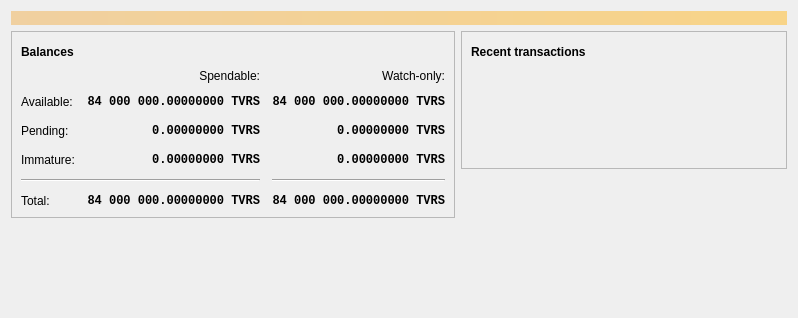
<?xml version="1.0" encoding="UTF-8"?>
<ui version="4.0">
 <class>OverviewPage</class>
 <widget class="QWidget" name="OverviewPage">
  <property name="geometry">
   <rect>
    <x>0</x>
    <y>0</y>
    <width>798</width>
    <height>318</height>
   </rect>
  </property>
  <property name="windowTitle">
   <string>Form</string>
  </property>
  <layout class="QVBoxLayout" name="topLayout">
   <item>
    <widget class="QLabel" name="labelAlerts">
     <property name="visible">
      <bool>false</bool>
     </property>
     <property name="styleSheet">
      <string notr="true">QLabel { background-color: qlineargradient(x1: 0, y1: 0, x2: 1, y2: 0, stop:0 #F0D0A0, stop:1 #F8D488); color:#000000; }</string>
     </property>
     <property name="wordWrap">
      <bool>true</bool>
     </property>
     <property name="margin">
      <number>3</number>
     </property>
     <property name="textInteractionFlags">
      <set>Qt::TextSelectableByMouse</set>
     </property>
    </widget>
   </item>
   <item>
    <layout class="QHBoxLayout" name="horizontalLayout" stretch="1,1">
     <item>
      <layout class="QVBoxLayout" name="verticalLayout_2">
       <item>
        <widget class="QFrame" name="frame">
         <property name="frameShape">
          <enum>QFrame::StyledPanel</enum>
         </property>
         <property name="frameShadow">
          <enum>QFrame::Raised</enum>
         </property>
         <layout class="QVBoxLayout" name="verticalLayout_4">
          <item>
           <layout class="QHBoxLayout" name="horizontalLayout_4">
            <item>
             <widget class="QLabel" name="label_5">
              <property name="font">
               <font>
                <weight>75</weight>
                <bold>true</bold>
               </font>
              </property>
              <property name="text">
               <string>Balances</string>
              </property>
             </widget>
            </item>
            <item>
             <widget class="QPushButton" name="labelWalletStatus">
              <property name="enabled">
               <bool>true</bool>
              </property>
              <property name="maximumSize">
               <size>
                <width>30</width>
                <height>16777215</height>
               </size>
              </property>
              <property name="toolTip">
               <string>The displayed information may be out of date. Your wallet automatically synchronizes with the Tarvarus network after a connection is established, but this process has not completed yet.</string>
              </property>
              <property name="text">
               <string/>
              </property>
              <property name="icon">
               <iconset resource="../bitcoin.qrc">
                <normaloff>:/icons/warning</normaloff>
                <disabledoff>:/icons/warning</disabledoff>:/icons/warning</iconset>
              </property>
              <property name="iconSize">
               <size>
                <width>24</width>
                <height>24</height>
               </size>
              </property>
              <property name="flat">
               <bool>true</bool>
              </property>
             </widget>
            </item>
            <item>
             <spacer name="horizontalSpacer_3">
              <property name="orientation">
               <enum>Qt::Horizontal</enum>
              </property>
              <property name="sizeHint" stdset="0">
               <size>
                <width>40</width>
                <height>20</height>
               </size>
              </property>
             </spacer>
            </item>
           </layout>
          </item>
          <item>
           <layout class="QGridLayout" name="gridLayout">
            <property name="spacing">
             <number>12</number>
            </property>
            <item row="2" column="2">
             <widget class="QLabel" name="labelWatchPending">
              <property name="font">
               <font>
                <family>Monospace</family>
                <weight>75</weight>
                <bold>true</bold>
               </font>
              </property>
              <property name="cursor">
               <cursorShape>IBeamCursor</cursorShape>
              </property>
              <property name="toolTip">
               <string>Unconfirmed transactions to watch-only addresses</string>
              </property>
              <property name="text">
               <string notr="true">0.00000000 TVRS</string>
              </property>
              <property name="alignment">
               <set>Qt::AlignRight|Qt::AlignTrailing|Qt::AlignVCenter</set>
              </property>
              <property name="textInteractionFlags">
               <set>Qt::LinksAccessibleByMouse|Qt::TextSelectableByKeyboard|Qt::TextSelectableByMouse</set>
              </property>
             </widget>
            </item>
            <item row="2" column="1">
             <widget class="QLabel" name="labelUnconfirmed">
              <property name="font">
               <font>
                <family>Monospace</family>
                <weight>75</weight>
                <bold>true</bold>
               </font>
              </property>
              <property name="cursor">
               <cursorShape>IBeamCursor</cursorShape>
              </property>
              <property name="toolTip">
               <string>Total of transactions that have yet to be confirmed, and do not yet count toward the spendable balance</string>
              </property>
              <property name="text">
               <string notr="true">0.00000000 TVRS</string>
              </property>
              <property name="alignment">
               <set>Qt::AlignRight|Qt::AlignTrailing|Qt::AlignVCenter</set>
              </property>
              <property name="textInteractionFlags">
               <set>Qt::LinksAccessibleByMouse|Qt::TextSelectableByKeyboard|Qt::TextSelectableByMouse</set>
              </property>
             </widget>
            </item>
            <item row="3" column="2">
             <widget class="QLabel" name="labelWatchImmature">
              <property name="font">
               <font>
                <family>Monospace</family>
                <weight>75</weight>
                <bold>true</bold>
               </font>
              </property>
              <property name="cursor">
               <cursorShape>IBeamCursor</cursorShape>
              </property>
              <property name="toolTip">
               <string>Mined balance in watch-only addresses that has not yet matured</string>
              </property>
              <property name="text">
               <string notr="true">0.00000000 TVRS</string>
              </property>
              <property name="alignment">
               <set>Qt::AlignRight|Qt::AlignTrailing|Qt::AlignVCenter</set>
              </property>
              <property name="textInteractionFlags">
               <set>Qt::LinksAccessibleByMouse|Qt::TextSelectableByKeyboard|Qt::TextSelectableByMouse</set>
              </property>
             </widget>
            </item>
            <item row="4" column="0" colspan="2">
             <widget class="Line" name="line">
              <property name="orientation">
               <enum>Qt::Horizontal</enum>
              </property>
             </widget>
            </item>
            <item row="4" column="2">
             <widget class="Line" name="lineWatchBalance">
              <property name="sizePolicy">
               <sizepolicy hsizetype="Preferred" vsizetype="Fixed">
                <horstretch>0</horstretch>
                <verstretch>0</verstretch>
               </sizepolicy>
              </property>
              <property name="minimumSize">
               <size>
                <width>140</width>
                <height>0</height>
               </size>
              </property>
              <property name="orientation">
               <enum>Qt::Horizontal</enum>
              </property>
             </widget>
            </item>
            <item row="5" column="0">
             <widget class="QLabel" name="labelTotalText">
              <property name="text">
               <string>Total:</string>
              </property>
             </widget>
            </item>
            <item row="3" column="1">
             <widget class="QLabel" name="labelImmature">
              <property name="font">
               <font>
                <family>Monospace</family>
                <weight>75</weight>
                <bold>true</bold>
               </font>
              </property>
              <property name="cursor">
               <cursorShape>IBeamCursor</cursorShape>
              </property>
              <property name="toolTip">
               <string>Mined balance that has not yet matured</string>
              </property>
              <property name="text">
               <string notr="true">0.00000000 TVRS</string>
              </property>
              <property name="alignment">
               <set>Qt::AlignRight|Qt::AlignTrailing|Qt::AlignVCenter</set>
              </property>
              <property name="textInteractionFlags">
               <set>Qt::LinksAccessibleByMouse|Qt::TextSelectableByKeyboard|Qt::TextSelectableByMouse</set>
              </property>
             </widget>
            </item>
            <item row="2" column="3">
             <spacer name="horizontalSpacer_2">
              <property name="orientation">
               <enum>Qt::Horizontal</enum>
              </property>
              <property name="sizeHint" stdset="0">
               <size>
                <width>40</width>
                <height>20</height>
               </size>
              </property>
             </spacer>
            </item>
            <item row="3" column="0">
             <widget class="QLabel" name="labelImmatureText">
              <property name="text">
               <string>Immature:</string>
              </property>
             </widget>
            </item>
            <item row="5" column="1">
             <widget class="QLabel" name="labelTotal">
              <property name="font">
               <font>
                <family>Monospace</family>
                <weight>75</weight>
                <bold>true</bold>
               </font>
              </property>
              <property name="cursor">
               <cursorShape>IBeamCursor</cursorShape>
              </property>
              <property name="toolTip">
               <string>Your current total balance</string>
              </property>
              <property name="text">
               <string notr="true">84 000 000.00000000 TVRS</string>
              </property>
              <property name="alignment">
               <set>Qt::AlignRight|Qt::AlignTrailing|Qt::AlignVCenter</set>
              </property>
              <property name="textInteractionFlags">
               <set>Qt::LinksAccessibleByMouse|Qt::TextSelectableByKeyboard|Qt::TextSelectableByMouse</set>
              </property>
             </widget>
            </item>
            <item row="5" column="2">
             <widget class="QLabel" name="labelWatchTotal">
              <property name="font">
               <font>
                <family>Monospace</family>
                <weight>75</weight>
                <bold>true</bold>
               </font>
              </property>
              <property name="cursor">
               <cursorShape>IBeamCursor</cursorShape>
              </property>
              <property name="toolTip">
               <string>Current total balance in watch-only addresses</string>
              </property>
              <property name="text">
               <string notr="true">84 000 000.00000000 TVRS</string>
              </property>
              <property name="alignment">
               <set>Qt::AlignRight|Qt::AlignTrailing|Qt::AlignVCenter</set>
              </property>
              <property name="textInteractionFlags">
               <set>Qt::LinksAccessibleByMouse|Qt::TextSelectableByKeyboard|Qt::TextSelectableByMouse</set>
              </property>
             </widget>
            </item>
            <item row="0" column="2">
             <widget class="QLabel" name="labelWatchonly">
              <property name="text">
               <string>Watch-only:</string>
              </property>
              <property name="alignment">
               <set>Qt::AlignRight|Qt::AlignTrailing|Qt::AlignVCenter</set>
              </property>
             </widget>
            </item>
            <item row="1" column="0">
             <widget class="QLabel" name="labelBalanceText">
              <property name="text">
               <string>Available:</string>
              </property>
             </widget>
            </item>
            <item row="1" column="1">
             <widget class="QLabel" name="labelBalance">
              <property name="font">
               <font>
                <family>Monospace</family>
                <weight>75</weight>
                <bold>true</bold>
               </font>
              </property>
              <property name="cursor">
               <cursorShape>IBeamCursor</cursorShape>
              </property>
              <property name="toolTip">
               <string>Your current spendable balance</string>
              </property>
              <property name="text">
               <string notr="true">84 000 000.00000000 TVRS</string>
              </property>
              <property name="alignment">
               <set>Qt::AlignRight|Qt::AlignTrailing|Qt::AlignVCenter</set>
              </property>
              <property name="textInteractionFlags">
               <set>Qt::LinksAccessibleByMouse|Qt::TextSelectableByKeyboard|Qt::TextSelectableByMouse</set>
              </property>
             </widget>
            </item>
            <item row="1" column="2">
             <widget class="QLabel" name="labelWatchAvailable">
              <property name="font">
               <font>
                <family>Monospace</family>
                <weight>75</weight>
                <bold>true</bold>
               </font>
              </property>
              <property name="cursor">
               <cursorShape>IBeamCursor</cursorShape>
              </property>
              <property name="toolTip">
               <string>Your current balance in watch-only addresses</string>
              </property>
              <property name="text">
               <string notr="true">84 000 000.00000000 TVRS</string>
              </property>
              <property name="alignment">
               <set>Qt::AlignRight|Qt::AlignTrailing|Qt::AlignVCenter</set>
              </property>
              <property name="textInteractionFlags">
               <set>Qt::LinksAccessibleByMouse|Qt::TextSelectableByKeyboard|Qt::TextSelectableByMouse</set>
              </property>
             </widget>
            </item>
            <item row="2" column="0">
             <widget class="QLabel" name="labelPendingText">
              <property name="text">
               <string>Pending:</string>
              </property>
             </widget>
            </item>
            <item row="0" column="1">
             <widget class="QLabel" name="labelSpendable">
              <property name="text">
               <string>Spendable:</string>
              </property>
              <property name="alignment">
               <set>Qt::AlignRight|Qt::AlignTrailing|Qt::AlignVCenter</set>
              </property>
             </widget>
            </item>
           </layout>
          </item>
         </layout>
        </widget>
       </item>
       <item>
        <spacer name="verticalSpacer">
         <property name="orientation">
          <enum>Qt::Vertical</enum>
         </property>
         <property name="sizeHint" stdset="0">
          <size>
           <width>20</width>
           <height>40</height>
          </size>
         </property>
        </spacer>
       </item>
      </layout>
     </item>
     <item>
      <layout class="QVBoxLayout" name="verticalLayout_3">
       <item>
        <widget class="QFrame" name="frame_2">
         <property name="frameShape">
          <enum>QFrame::StyledPanel</enum>
         </property>
         <property name="frameShadow">
          <enum>QFrame::Raised</enum>
         </property>
         <layout class="QVBoxLayout" name="verticalLayout">
          <item>
           <layout class="QHBoxLayout" name="horizontalLayout_2">
            <item>
             <widget class="QLabel" name="label_4">
              <property name="font">
               <font>
                <weight>75</weight>
                <bold>true</bold>
               </font>
              </property>
              <property name="text">
               <string>Recent transactions</string>
              </property>
             </widget>
            </item>
            <item>
             <widget class="QPushButton" name="labelTransactionsStatus">
              <property name="enabled">
               <bool>true</bool>
              </property>
              <property name="maximumSize">
               <size>
                <width>30</width>
                <height>16777215</height>
               </size>
              </property>
              <property name="toolTip">
               <string>The displayed information may be out of date. Your wallet automatically synchronizes with the Tarvarus network after a connection is established, but this process has not completed yet.</string>
              </property>
              <property name="text">
               <string/>
              </property>
              <property name="icon">
               <iconset resource="../bitcoin.qrc">
                <normaloff>:/icons/warning</normaloff>
                <disabledoff>:/icons/warning</disabledoff>:/icons/warning</iconset>
              </property>
              <property name="iconSize">
               <size>
                <width>24</width>
                <height>24</height>
               </size>
              </property>
              <property name="flat">
               <bool>true</bool>
              </property>
             </widget>
            </item>
            <item>
             <spacer name="horizontalSpacer">
              <property name="orientation">
               <enum>Qt::Horizontal</enum>
              </property>
              <property name="sizeHint" stdset="0">
               <size>
                <width>40</width>
                <height>20</height>
               </size>
              </property>
             </spacer>
            </item>
           </layout>
          </item>
          <item>
           <widget class="TransactionOverviewWidget" name="listTransactions">
            <property name="styleSheet">
             <string notr="true">QListView { background: transparent; }</string>
            </property>
            <property name="frameShape">
             <enum>QFrame::NoFrame</enum>
            </property>
            <property name="verticalScrollBarPolicy">
             <enum>Qt::ScrollBarAlwaysOff</enum>
            </property>
            <property name="horizontalScrollBarPolicy">
             <enum>Qt::ScrollBarAlwaysOff</enum>
            </property>
            <property name="sizeAdjustPolicy">
             <enum>QAbstractScrollArea::AdjustToContents</enum>
            </property>
            <property name="selectionMode">
             <enum>QAbstractItemView::NoSelection</enum>
            </property>
            <property name="uniformItemSizes">
             <bool>true</bool>
            </property>
           </widget>
          </item>
         </layout>
        </widget>
       </item>
       <item>
        <spacer name="verticalSpacer_2">
         <property name="orientation">
          <enum>Qt::Vertical</enum>
         </property>
         <property name="sizeHint" stdset="0">
          <size>
           <width>20</width>
           <height>40</height>
          </size>
         </property>
        </spacer>
       </item>
      </layout>
     </item>
    </layout>
   </item>
  </layout>
 </widget>
 <customwidgets>
  <customwidget>
   <class>TransactionOverviewWidget</class>
   <extends>QListView</extends>
   <header>qt/transactionoverviewwidget.h</header>
  </customwidget>
 </customwidgets>
 <resources/>
 <connections/>
</ui>
